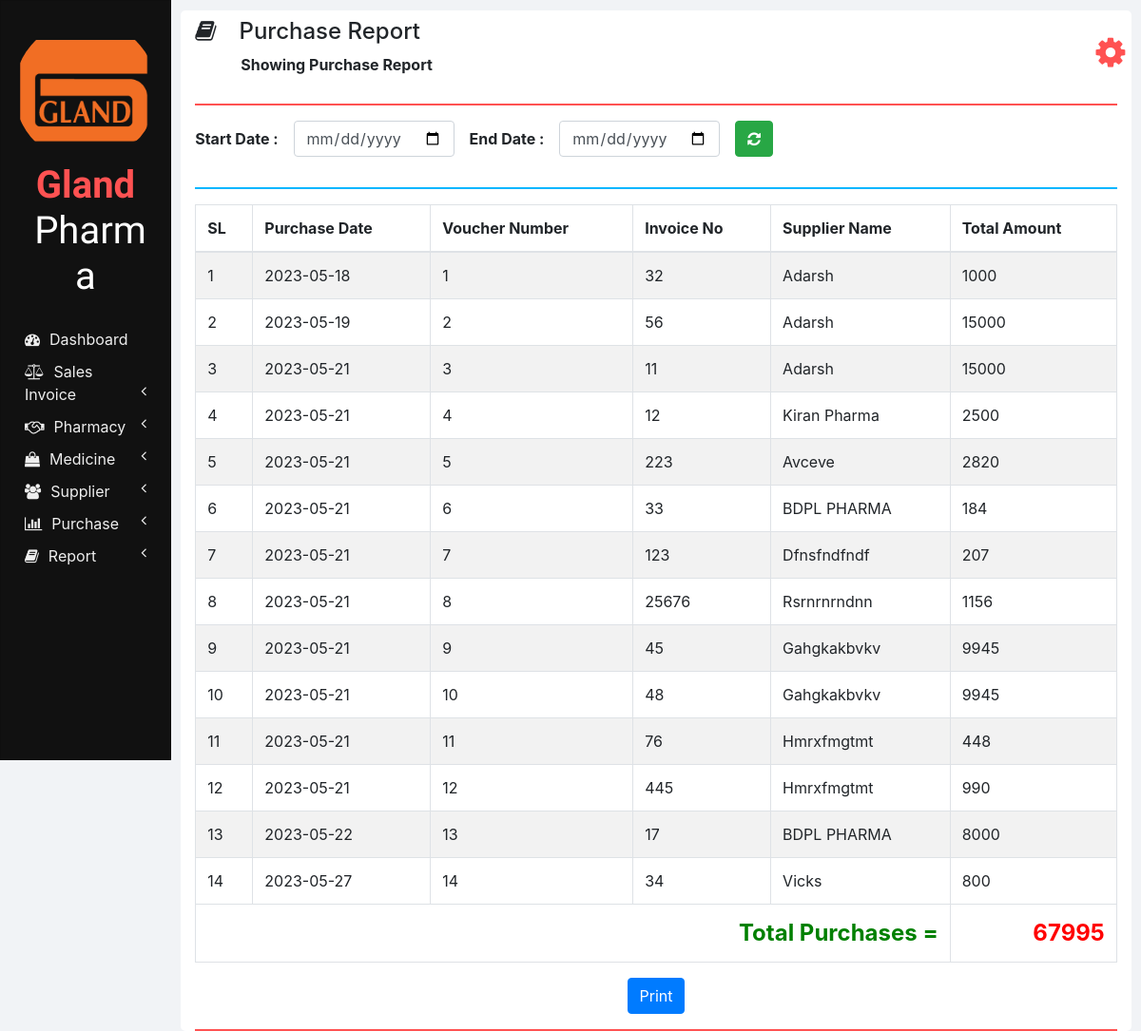
/purchase_report.php, run on the app's committed database.
### tables this page shows
CREATE TABLE `purchases` (
  `SUPPLIER_NAME` varchar(100) NOT NULL,
  `INVOICE_NUMBER` int(11) NOT NULL,
  `VOUCHER_NUMBER` int(11) NOT NULL,
  `PURCHASE_DATE` varchar(10) NOT NULL,
  `TOTAL_AMOUNT` double NOT NULL,
  `PAYMENT_STATUS` varchar(20) NOT NULL
);

### php/report.php (the view, shortened to what this page needs)
<?php
function showPurchases($start_date, $end_date) {
  ?>
  <thead>
    <tr>
      <th>SL</th>
      <th>Purchase Date</th>
      <th>Voucher Number</th>
      <th>Invoice No</th>
      <th>Supplier Name</th>
      <th>Total Amount</th>
    </tr>
  </thead>
  <tbody>
  <?php
  require "db_connection.php";
  if($con) {
    $seq_no = 0;
    $total = 0;
    if($start_date == "" || $end_date == "")
      $query = "SELECT * FROM purchases";
    else
      $query = "SELECT * FROM purchases WHERE PURCHASE_DATE BETWEEN '$start_date' AND '$end_date'";
    $result = mysqli_query($con, $query);
    while($row = mysqli_fetch_array($result)) {
      $seq_no++;
      showPurchaseRow($seq_no, $row);
      $total = $total + $row['TOTAL_AMOUNT'];
    }
    ?>
    </tbody>
    <tfoot class="font-weight-bold">
      <tr style="text-align: right; font-size: 24px;">
        <td colspan="5" style="color: green;">&nbsp;Total Purchases =</td>
        <td style="color: red;"><?php echo $total; ?></td>
      </tr>
    </tfoot>
    <?php
  }
}
function showPurchaseRow($seq_no, $row) {
  ?>
  <tr>
    <td><?php echo $seq_no; ?></td>
    <td><?php echo $row['PURCHASE_DATE']; ?></td>
    <td><?php echo $row['VOUCHER_NUMBER']; ?></td>
    <td><?php echo $row['INVOICE_NUMBER']; ?></td>
    <td><?php echo $row['SUPPLIER_NAME'] ?></td>
    <td><?php echo $row['TOTAL_AMOUNT']; ?></td>
  </tr>
  <?php
}
  ?>

### css/sidenav.css (style rules this page uses)
body { background-color: #f1f3f6; }
.sidenav { width: 15%; height: 100vh; background-color: #222222; position: fixed; z-index: 1; flex: 1 0 auto; }
.card { width: 100%; height: 100%; top: 0; border-radius: 0; background-color: #111111; }
.logo .logo-caption { font-family: 'Poiret One', cursive; color: #ffffff; text-align: center; margin-bottom: 25px; }
.logo .profile { margin-left: 50%; border-radius: 50%; transform: translate(-50%); }
.logo .tweak { color: #ff5252; font-weight: bold; }
.main-menu-item { padding: 5px 5px; cursor: pointer; }
.main-menu-item > a { color: #eeeeee; text-decoration: none; font-size: 16px; }
.main-menu-item > a > span { margin-left: 10px; }

### css/home.css (style rules this page uses)
html, body { height: 100vh; }

### data on the page
purchases: seq_no "1", PURCHASE_DATE "2023-05-18", VOUCHER_NUMBER "1", INVOICE_NUMBER "32", SUPPLIER_NAME "Adarsh", TOTAL_AMOUNT "1000"
purchases: seq_no "2", PURCHASE_DATE "2023-05-19", VOUCHER_NUMBER "2", INVOICE_NUMBER "56", SUPPLIER_NAME "Adarsh", TOTAL_AMOUNT "15000"
purchases: seq_no "3", PURCHASE_DATE "2023-05-21", VOUCHER_NUMBER "3", INVOICE_NUMBER "11", SUPPLIER_NAME "Adarsh", TOTAL_AMOUNT "15000"
purchases: seq_no "4", PURCHASE_DATE "2023-05-21", VOUCHER_NUMBER "4", INVOICE_NUMBER "12", SUPPLIER_NAME "Kiran Pharma", TOTAL_AMOUNT "2500"
purchases: seq_no "5", PURCHASE_DATE "2023-05-21", VOUCHER_NUMBER "5", INVOICE_NUMBER "223", SUPPLIER_NAME "Avceve", TOTAL_AMOUNT "2820"
purchases: seq_no "6", PURCHASE_DATE "2023-05-21", VOUCHER_NUMBER "6", INVOICE_NUMBER "33", SUPPLIER_NAME "BDPL PHARMA", TOTAL_AMOUNT "184"
purchases: seq_no "7", PURCHASE_DATE "2023-05-21", VOUCHER_NUMBER "7", INVOICE_NUMBER "123", SUPPLIER_NAME "Dfnsfndfndf", TOTAL_AMOUNT "207"
purchases: seq_no "8", PURCHASE_DATE "2023-05-21", VOUCHER_NUMBER "8", INVOICE_NUMBER "25676", SUPPLIER_NAME "Rsrnrnrndnn", TOTAL_AMOUNT "1156"
purchases: seq_no "9", PURCHASE_DATE "2023-05-21", VOUCHER_NUMBER "9", INVOICE_NUMBER "45", SUPPLIER_NAME "Gahgkakbvkv", TOTAL_AMOUNT "9945"
purchases: seq_no "10", PURCHASE_DATE "2023-05-21", VOUCHER_NUMBER "10", INVOICE_NUMBER "48", SUPPLIER_NAME "Gahgkakbvkv", TOTAL_AMOUNT "9945"
purchases: seq_no "11", PURCHASE_DATE "2023-05-21", VOUCHER_NUMBER "11", INVOICE_NUMBER "76", SUPPLIER_NAME "Hmrxfmgtmt", TOTAL_AMOUNT "448"
purchases: seq_no "12", PURCHASE_DATE "2023-05-21", VOUCHER_NUMBER "12", INVOICE_NUMBER "445", SUPPLIER_NAME "Hmrxfmgtmt", TOTAL_AMOUNT "990"
purchases: seq_no "13", PURCHASE_DATE "2023-05-22", VOUCHER_NUMBER "13", INVOICE_NUMBER "17", SUPPLIER_NAME "BDPL PHARMA", TOTAL_AMOUNT "8000"
purchases: seq_no "14", PURCHASE_DATE "2023-05-27", VOUCHER_NUMBER "14", INVOICE_NUMBER "34", SUPPLIER_NAME "Vicks", TOTAL_AMOUNT "800"

### other printed values
$heading "Purchase Report"
$sub_heading "Showing Purchase Report"
$total "67995"
